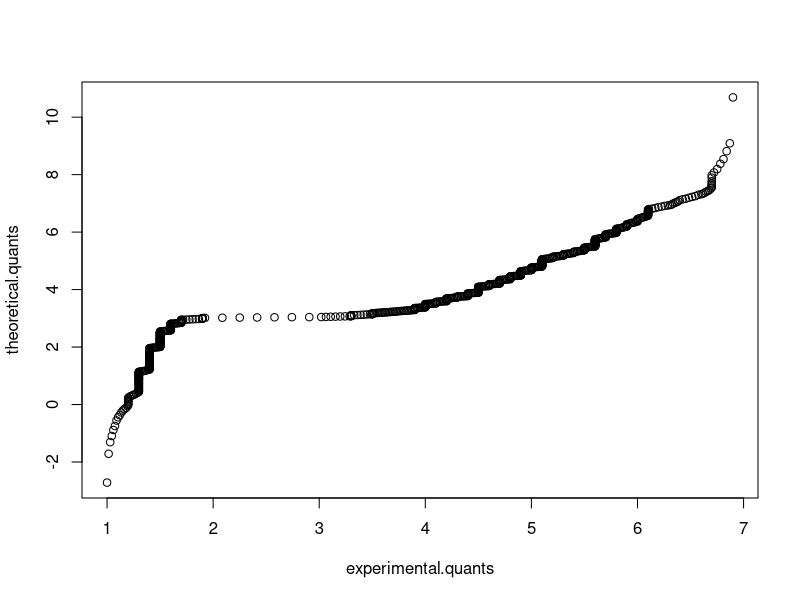
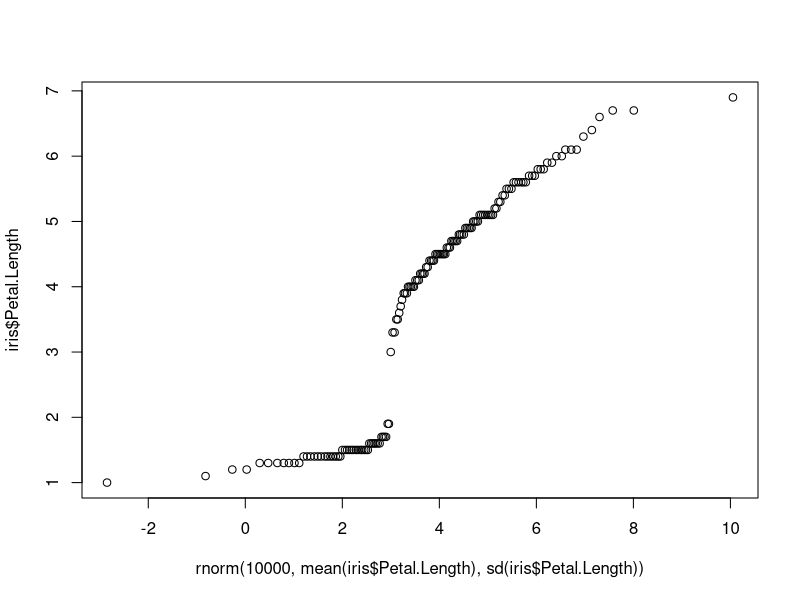
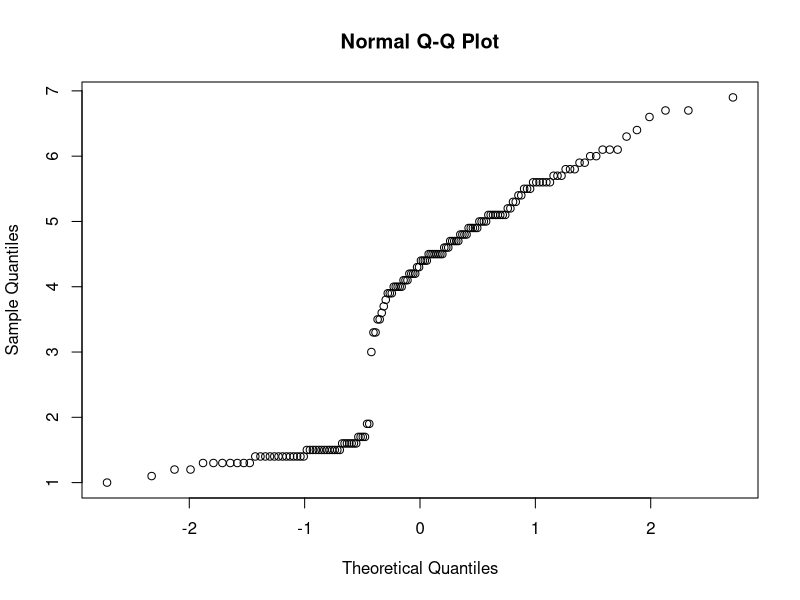
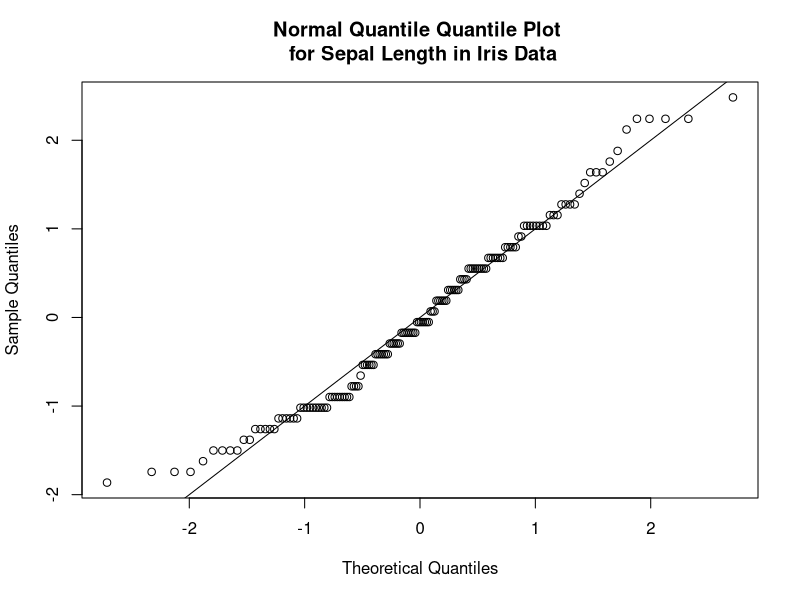
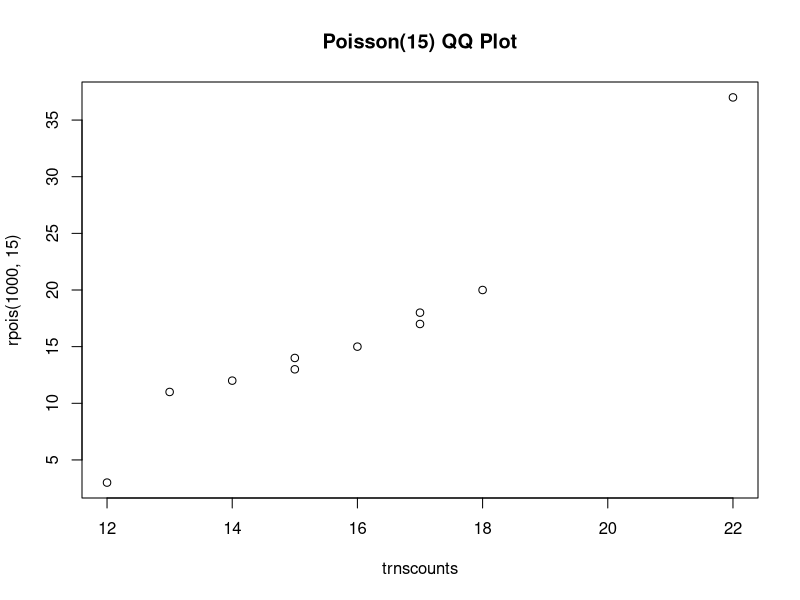
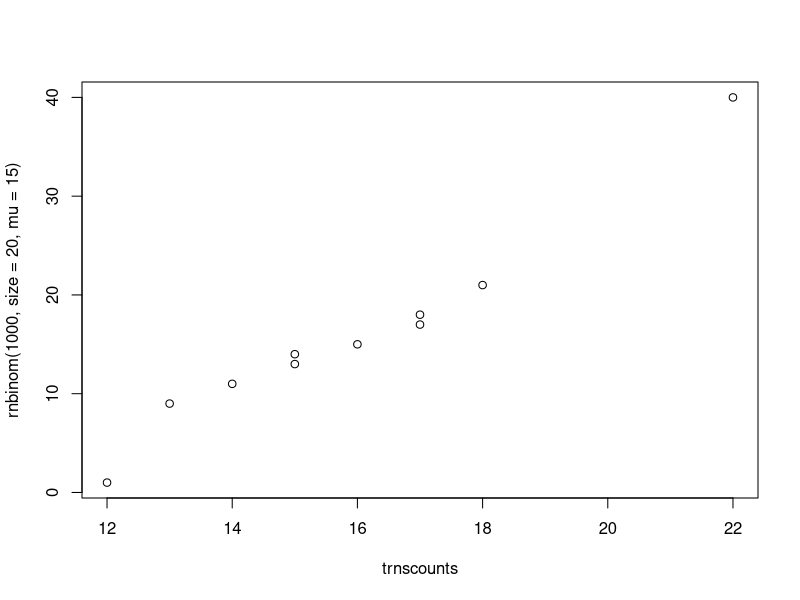
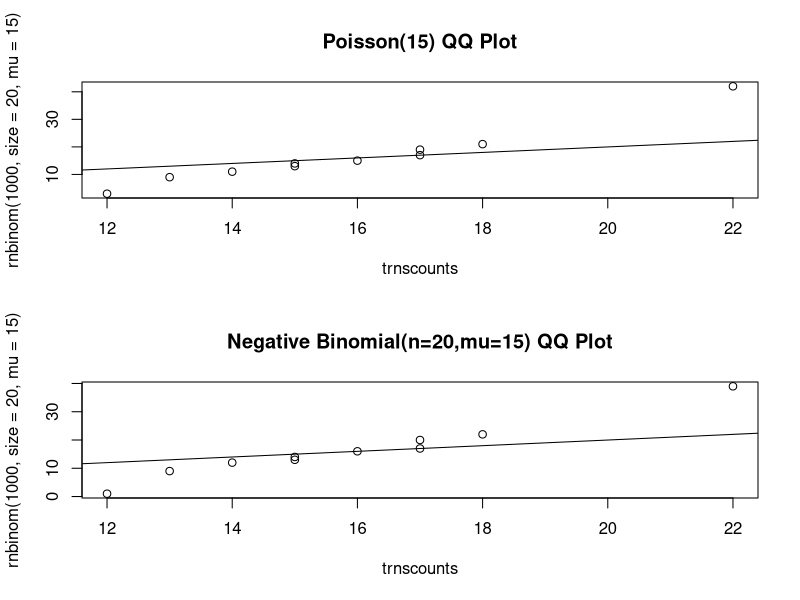
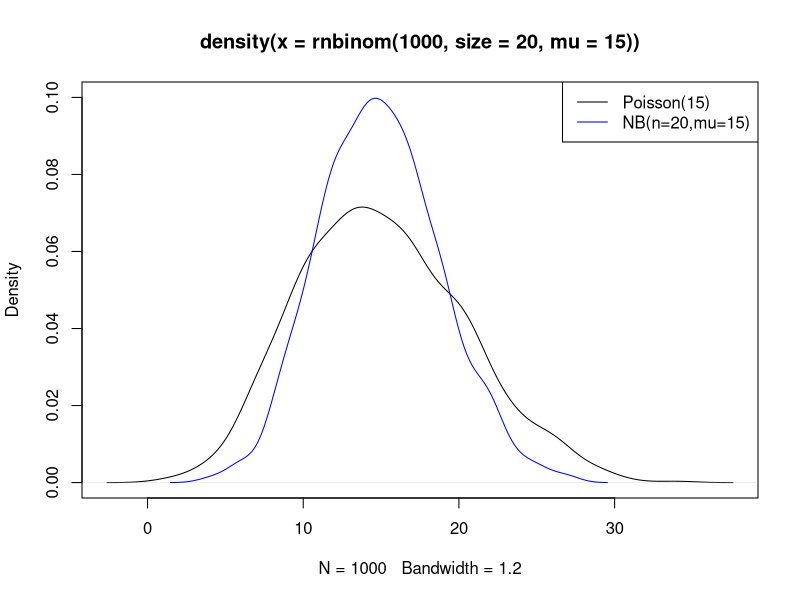

Write R code to recreate these figures, in order.
quantile(rnorm(10000,mean(iris$Petal.Length),sd(iris$Petal.Length)),(0:1000/1000)) -> theoretical.quants;
quantile(iris$Petal.Length, (0:1000/1000)) -> experimental.quants; 
plot(experimental.quants,theoretical.quants);
qqplot(rnorm(10000,mean(iris$Petal.Length),sd(iris$Petal.Length)),iris$Petal.Length);
qqnorm(iris$Petal.Length);


qqnorm(scale(iris$Sepal.Length),main="Normal Quantile Quantile Plot \n for Sepal Length in Iris Data");
abline(0,1);


trnscounts <- c(18,13,17,14,15,16,15,17,22,12);
qqplot(trnscounts,rpois(1000,15), main='Poisson(15) QQ Plot');
qqplot(trnscounts,rnbinom(1000,size=20,mu=15));
par(mfrow=(c(2,1)));
qqplot(trnscounts,rnbinom(1000,size=20,mu=15), main="Poisson(15) QQ Plot");
abline(0,1);
qqplot(trnscounts,rnbinom(1000,size=20,mu=15), main="Negative Binomial(n=20,mu=15) QQ Plot");
abline(0,1);
par(mfrow=(c(1,1))); 

plot(density(rnbinom(1000,size=20,mu=15)),ylim=c(0,0.1)); 
lines(density(rpois(1000,15)),col='blue');
legend('topright',legend=c('Poisson(15)','NB(n=20,mu=15)'),col=c('black','blue'),lty=1);


iris$LP <- (iris$Petal.Length > median(iris$Petal.Length))
logistic.form1 <- formula(LP ~ Petal.Width+Sepal.Length+Sepal.Width);
logistic.mod1 <- glm(logistic.form1,data=iris,family=binomial(link='logit'));
summary(logistic.mod1);

exp(coef(logistic.mod1))
